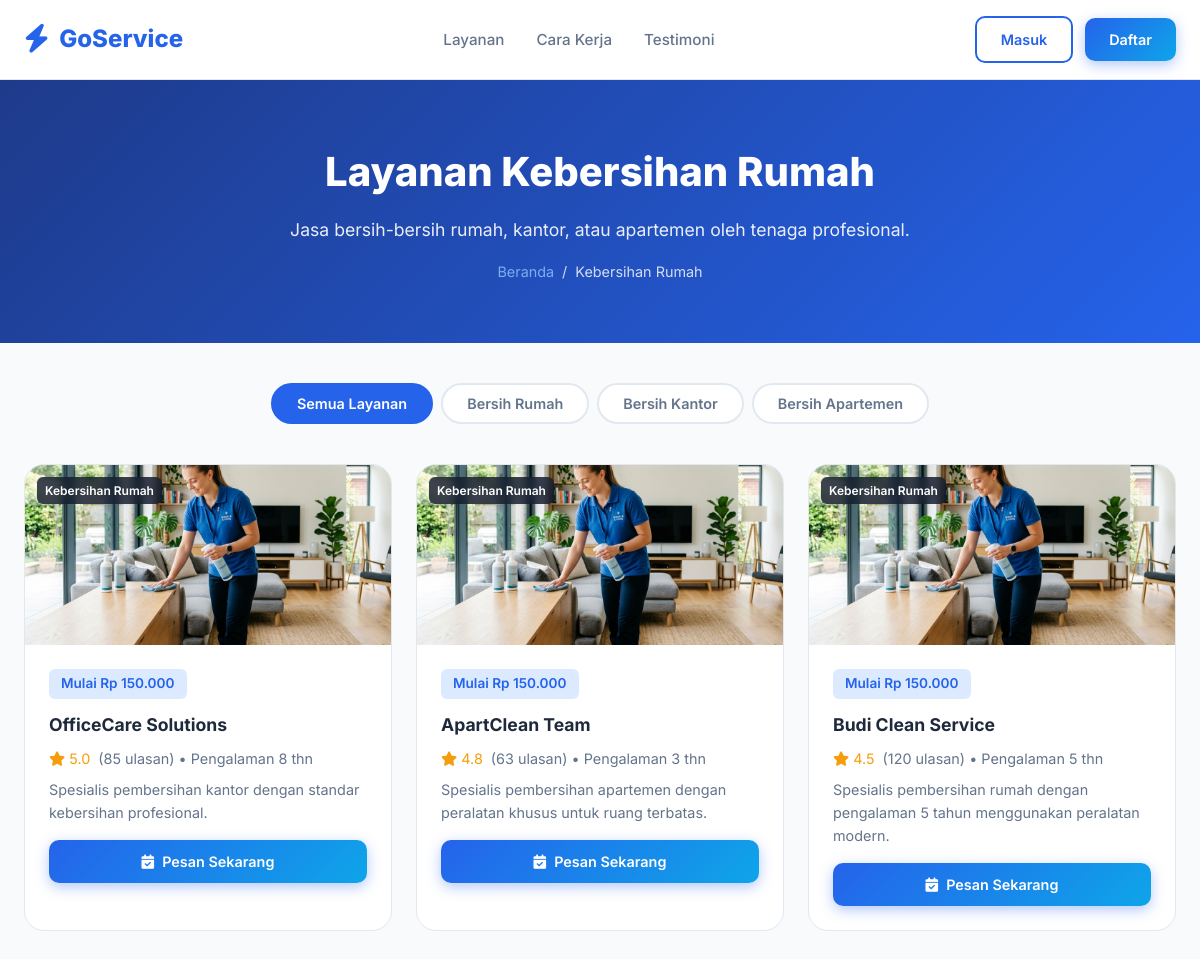
Screenshot of /layanan.php?slug=kebersihan with the database file from the repository.
### tables this page shows
CREATE TABLE `services` (
  `id` INT AUTO_INCREMENT PRIMARY KEY,
  `nama` VARCHAR(100) NOT NULL,
  `slug` VARCHAR(100) NOT NULL UNIQUE,
  `deskripsi` TEXT,
  `icon` VARCHAR(50) DEFAULT NULL,
  `harga_dasar` DECIMAL(12,2) DEFAULT 0.00,
  `parent_id` INT DEFAULT NULL,
  `urutan` INT DEFAULT 0,
  `status` ENUM('aktif','nonaktif') DEFAULT 'aktif',
  `created_at` TIMESTAMP DEFAULT CURRENT_TIMESTAMP,
  FOREIGN KEY (`parent_id`) REFERENCES `services`(`id`) ON DELETE SET NULL
);

CREATE TABLE `providers` (
  `id` INT AUTO_INCREMENT PRIMARY KEY,
  `nama` VARCHAR(100) NOT NULL,
  `nik` VARCHAR(20) NOT NULL UNIQUE,
  `email` VARCHAR(100) NOT NULL UNIQUE,
  `password` VARCHAR(255) NOT NULL,
  `telepon` VARCHAR(20) NOT NULL,
  `alamat` TEXT,
  `service_id` INT NOT NULL,
  `pengalaman` INT DEFAULT 0 COMMENT 'Tahun pengalaman',
  `deskripsi` TEXT,
  `rating` DECIMAL(2,1) DEFAULT 0.0,
  `total_review` INT DEFAULT 0,
  `total_order` INT DEFAULT 0,
  `foto` VARCHAR(255) DEFAULT NULL,
  `status` ENUM('pending','aktif','nonaktif','ditolak') DEFAULT 'pending',
  `created_at` TIMESTAMP DEFAULT CURRENT_TIMESTAMP,
  `updated_at` TIMESTAMP DEFAULT CURRENT_TIMESTAMP ON UPDATE CURRENT_TIMESTAMP,
  FOREIGN KEY (`service_id`) REFERENCES `services`(`id`) ON DELETE CASCADE,
  INDEX `idx_provider_service` (`service_id`),
  INDEX `idx_provider_status` (`status`),
  INDEX `idx_provider_rating` (`rating`)
);

### helpers.php (called while the page is built, shortened)
<?php
function escape($html) {
    return htmlspecialchars($html ?? '', ENT_QUOTES, 'UTF-8');
}
function format_rupiah($number) {
    return 'Rp ' . number_format($number, 0, ',', '.');
}
?>

### layanan.php (the view, shortened to what this page needs)
<?php
require_once 'connect.php';
$slug = trim($_GET['slug'] ?? '');
$parent_service = null;
try {
    $stmt = mysqli_prepare($conn, "SELECT id, nama, deskripsi, icon FROM services WHERE slug = ? AND parent_id IS NULL AND status = 'aktif'");
    mysqli_stmt_bind_param($stmt, "s", $slug);
    mysqli_stmt_execute($stmt);
    $parent_service = mysqli_fetch_assoc(mysqli_stmt_get_result($stmt));
} catch (Exception $e) {
    log_error("Error loading service category info: " . $e->getMessage());
}
$parent_id = $parent_service['id'];
$sub_services = [];
try {
    $stmt_sub = mysqli_prepare($conn, "SELECT id, nama, slug, harga_dasar FROM services WHERE parent_id = ? AND status = 'aktif' ORDER BY urutan ASC");
    mysqli_stmt_bind_param($stmt_sub, "i", $parent_id);
    mysqli_stmt_execute($stmt_sub);
    $res_sub = mysqli_stmt_get_result($stmt_sub);
    while ($row = mysqli_fetch_assoc($res_sub)) {
        $sub_services[] = $row;
    }
} catch (Exception $e) {
    log_error("Error loading sub-services: " . $e->getMessage());
}
$providers = [];
try {
    $prov_query = "SELECT p.id, p.nama, p.pengalaman, p.deskripsi, p.rating, p.total_review, p.total_order, s.id AS sub_id, s.nama AS nama_subservice, s.harga_dasar
                   FROM providers p
                   JOIN services s ON p.service_id = s.id
                   WHERE p.status = 'aktif' AND (p.service_id = ? OR s.parent_id = ?)
                   ORDER BY p.rating DESC, p.total_order DESC";
    $stmt_prov = mysqli_prepare($conn, $prov_query);
    mysqli_stmt_bind_param($stmt_prov, "ii", $parent_id, $parent_id);
    mysqli_stmt_execute($stmt_prov);
    $res_prov = mysqli_stmt_get_result($stmt_prov);
    while ($row = mysqli_fetch_assoc($res_prov)) {
        $providers[] = $row;
    }
} catch (Exception $e) {
    log_error("Error loading category providers: " . $e->getMessage());
}
?>
<!DOCTYPE html>
<html lang="id">
<head>
    <link rel="stylesheet" href="style.css">
    <link rel="stylesheet" href="https://cdnjs.cloudflare.com/ajax/libs/font-awesome/6.4.0/css/all.min.css">
</head>
<body>
<header class="navbar">
    <div class="container">
        <a href="index.php" class="nav-brand"><i class="fas fa-bolt"></i> GoService</a>
        <ul class="nav-links">
            <li><a href="index.php#services">Layanan</a></li>
            <li><a href="index.php#how-it-works">Cara Kerja</a></li>
            <li><a href="index.php#testimonials">Testimoni</a></li>
        </ul>
        <div class="nav-btns">
            <?php if(isset($_SESSION['user_nama'])): ?>
                <?php
                $dashboard_url = 'customer_dashboard.php';
                if ($_SESSION['user_role'] === 'provider') $dashboard_url = 'provider_dashboard.php';
                elseif ($_SESSION['user_role'] === 'admin') $dashboard_url = 'Admin/index.php';
                ?>
                <a href="<?= $dashboard_url ?>" class="dashboard-link"><i class="fas fa-user-circle"></i> <?= escape($_SESSION['user_nama']) ?></a>
                <a href="auth.php?logout=1" class="btn btn-outline" style="padding:8px 16px;font-size:.85rem">Keluar</a>
            <?php else: ?>
                <a href="login.php" class="btn btn-outline">Masuk</a>
                <a href="login.php?mode=register" class="btn btn-primary">Daftar</a>
            <?php endif; ?>
        </div>
    </div>
</header>
<section class="page-hero">
    <div class="container">
        <h1>Layanan <?= escape($parent_service['nama']) ?></h1>
        <p><?= escape($parent_service['deskripsi']) ?></p>
        <div class="breadcrumb">
            <a href="index.php">Beranda</a> / <span><?= escape($parent_service['nama']) ?></span>
        </div>
    </div>
</section>
<section class="section" style="padding-top:40px">
    <div class="container">
        <?php if(!empty($sub_services)): ?>
            <div class="tabs">
                <button class="tab-btn active" onclick="filterProvider('semua')">Semua Layanan</button>
                <?php foreach($sub_services as $sub): ?>
                    <button class="tab-btn" onclick="filterProvider(<?= $sub['id'] ?>)"><?= escape($sub['nama']) ?></button>
                <?php endforeach; ?>
            </div>
        <?php endif; ?>
        <div class="provider-list">
            <?php if(empty($providers)): ?>
                <div class="no-mitra">
                    <i class="fas fa-user-slash" style="font-size:3rem; color:var(--text-light); margin-bottom:12px; opacity:0.3;"></i>
                    <h3>Mitra Jasa Belum Tersedia</h3>
                    <p style="color:var(--text-light); margin-top:4px;">Saat ini belum ada Mitra Jasa terverifikasi untuk kategori ini di wilayah Anda.</p>
                </div>
            <?php else: ?>
                <?php foreach($providers as $p): ?>
                    <div class="provider-item" data-category="<?= $p['sub_id'] ?>">
                        <div class="provider-item-img" style="background:#f1f5f9; display:flex; align-items:center; justify-content:center; position:relative;">
                            <img src="images/layanan_<?= escape($slug) ?>.png" alt="<?= escape($p['nama_subservice']) ?>" onerror="this.src='images/layanan_lainnya.png'" style="width:100%; height:100%; object-fit:cover;">
                            <span style="position:absolute; top:12px; left:12px; background:rgba(15,23,42,0.8); backdrop-filter:blur(4px); color:#fff; font-size:0.75rem; padding:4px 8px; border-radius:6px; font-weight:600;">
                                <?= escape($p['nama_subservice']) ?>
                            </span>
                        </div>
                        <div class="provider-item-body">
                            <span class="price-tag">Mulai <?= format_rupiah($p['harga_dasar']) ?></span>
                            <h3><?= escape($p['nama']) ?></h3>
                            <div class="provider-rating">
                                <span class="stars"><i class="fas fa-star"></i> <?= number_format($p['rating'], 1) ?></span>
                                <span class="count">(<?= intval($p['total_review']) ?> ulasan) • Pengalaman <?= intval($p['pengalaman']) ?> thn</span>
                            </div>
                            <p><?= escape($p['deskripsi'] ?: 'Mitra penyedia jasa profesional berdedikasi tinggi.') ?></p>
                            <a href="index.php?booking_service_id=<?= $p['sub_id'] ?>#booking" class="btn btn-primary" style="width:100%;justify-content:center"><i class="fas fa-calendar-check"></i> Pesan Sekarang</a>
                        </div>
                    </div>
                <?php endforeach; ?>
            <?php endif; ?>
        </div>
    </div>
</section>
</body>
</html>

### style.css (style rules this page uses)
:root { --primary:#2563eb;--primary-dark:#1d4ed8;--primary-light:#3b82f6;--accent:#0ea5e9;--bg:#f8fafc;--white:#ffffff;--text:#1e293b;--text-light:#64748b;--border:#e2e8f0;--shadow:0 4px 6px -1px rgba(0,0,0,.07),0 2px 4px -2px rgba(0,0,0,.05);--shadow-lg:0 20px 25px -5px rgba(0,0,0,.1),0 8px 10px -6px rgba(0,0,0,.1);--radius:12px;--radius-lg:20px }
* { margin:0;padding:0;box-sizing:border-box }
body { font-family:'Inter',sans-serif;background:var(--bg);color:var(--text);line-height:1.6 }
a { text-decoration:none;color:inherit }
.container { max-width:1200px;margin:0 auto;padding:0 24px }
.navbar { background:rgba(255,255,255,.95);backdrop-filter:blur(12px);position:sticky;top:0;z-index:100;border-bottom:1px solid var(--border);padding:16px 0 }
.navbar .container { display:flex;align-items:center;justify-content:space-between }
.nav-brand { display:flex;align-items:center;gap:10px;font-size:1.5rem;font-weight:800;color:var(--primary) }
.nav-brand i { font-size:1.8rem }
.nav-links { display:flex;gap:32px;list-style:none }
.nav-links a { color:var(--text-light);font-weight:500;transition:.2s;font-size:.95rem }
.nav-btns { display:flex;gap:12px;align-items:center }
.btn { display:inline-flex;align-items:center;gap:8px;padding:10px 24px;border-radius:10px;font-weight:600;font-size:.9rem;border:none;cursor:pointer;transition:all .25s }
.btn-outline { background:transparent;border:2px solid var(--primary);color:var(--primary) }
.btn-primary { background:linear-gradient(135deg,var(--primary),var(--accent));color:#fff;box-shadow:0 4px 14px rgba(37,99,235,.35) }
.section { padding:80px 0 }
.page-hero { background:linear-gradient(135deg,#1e3a8a,var(--primary));color:#fff;padding:60px 0;text-align:center }
.page-hero h1 { font-size:2.5rem;font-weight:800;margin-bottom:12px }
.page-hero p { opacity:.9;font-size:1.1rem }
.breadcrumb { display:flex;gap:8px;justify-content:center;margin-top:16px;font-size:.9rem;opacity:.8 }
.breadcrumb a { color:#93c5fd }
.tabs { display:flex;gap:8px;justify-content:center;flex-wrap:wrap;margin-bottom:40px }
.tab-btn { padding:10px 24px;border-radius:50px;border:2px solid var(--border);background:#fff;font-weight:600;cursor:pointer;transition:.2s;font-family:inherit;font-size:.9rem;color:var(--text-light) }
.tab-btn:hover,.tab-btn.active { background:var(--primary);color:#fff;border-color:var(--primary) }
.provider-list { display:grid;grid-template-columns:repeat(auto-fill,minmax(340px,1fr));gap:24px }
.provider-item { background:#fff;border:1px solid var(--border);border-radius:var(--radius-lg);overflow:hidden;transition:.3s }
.provider-item-img { height:180px;overflow:hidden }
.provider-item-img img { width:100%;height:100%;object-fit:cover }
.provider-item-body { padding:24px }
.provider-item h3 { font-weight:700;font-size:1.1rem;margin-bottom:8px }
.provider-rating { display:flex;align-items:center;gap:8px;margin-bottom:8px;font-size:.9rem }
.provider-rating .stars { color:#f59e0b }
.provider-rating .count { color:var(--text-light) }
.provider-item p { color:var(--text-light);font-size:.9rem;margin-bottom:16px }
.price-tag { display:inline-block;background:#dbeafe;color:var(--primary);padding:4px 12px;border-radius:6px;font-weight:600;font-size:.85rem;margin-bottom:12px }

### rows the page displays
services: nama "Kebersihan Rumah", deskripsi "Jasa bersih-bersih rumah, kantor, atau apartemen oleh tenaga profesional."
services: nama "Bersih Rumah"
services: nama "Bersih Kantor"
services: nama "Bersih Apartemen"
providers: service.nama "Kebersihan Rumah", service.harga_dasar "Rp 150.000", nama "OfficeCare Solutions", rating "5.0", total_review "85", pengalaman "8", deskripsi "Spesialis pembersihan kantor dengan standar kebersihan profesional."
providers: service.nama "Kebersihan Rumah", service.harga_dasar "Rp 150.000", nama "ApartClean Team", rating "4.8", total_review "63", pengalaman "3", deskripsi "Spesialis pembersihan apartemen dengan peralatan khusus untuk ruang terbatas."
providers: service.nama "Kebersihan Rumah", service.harga_dasar "Rp 150.000", nama "Budi Clean Service", rating "4.5", total_review "120", pengalaman "5", deskripsi "Spesialis pembersihan rumah dengan pengalaman 5 tahun menggunakan peralatan modern."
